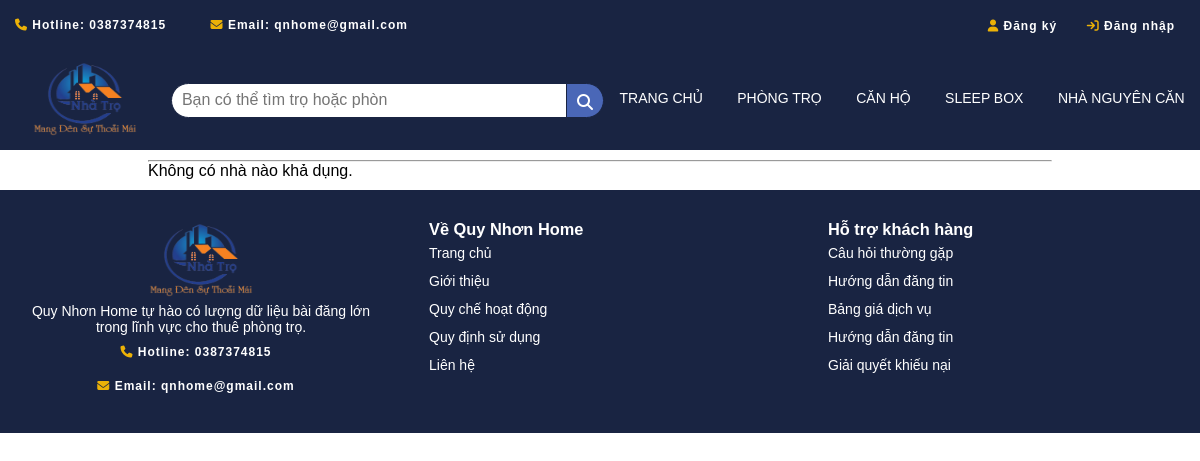
The app's page /trangdanhsachnhanguyencan.php, older data.
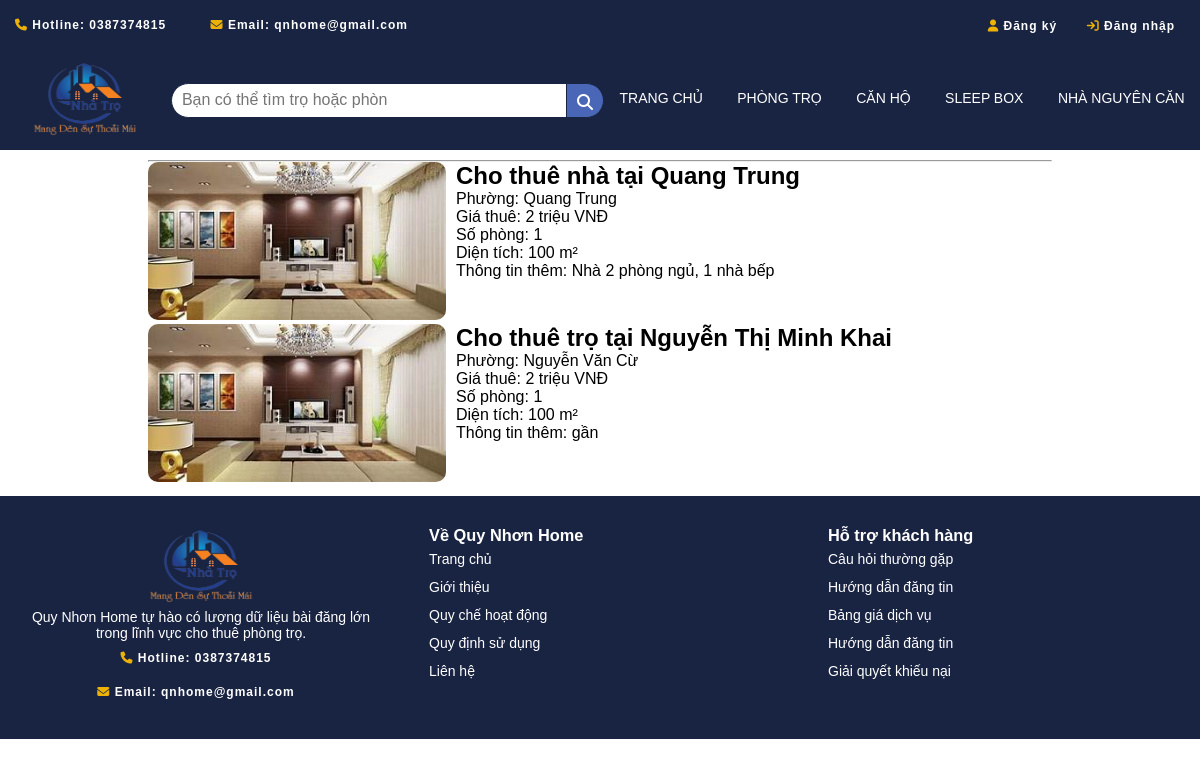
The same page, newer data.
### tables this page shows
CREATE TABLE IF NOT EXISTS `phongtro` (
  `Id_PhongTro` int(11) NOT NULL AUTO_INCREMENT,
  `TieuDe` text DEFAULT NULL,
  `LoaiHinhChoThue` text DEFAULT NULL,
  `HinhAnh` text DEFAULT NULL,
  `DiaChiCuThe` text DEFAULT NULL,
  `Phuong` text DEFAULT NULL,
  `Gia` text DEFAULT NULL,
  `DienTich` int(11) DEFAULT NULL,
  `SoPhong` int(11) DEFAULT NULL,
  `MoTa` text DEFAULT NULL,
  `Id_DanhMuc` int(11) DEFAULT NULL,
  `Id_User` int(11) DEFAULT NULL,
  `status` enum('pending','approved','rejected') NOT NULL,
  `full_text_search_column` text GENERATED ALWAYS AS (concat_ws(' ',`TieuDe`,`Phuong`,`Gia`,`SoPhong`,`DienTich`,`MoTa`)) STORED,
  `ThoiGianDang` datetime DEFAULT NULL,
  PRIMARY KEY (`Id_PhongTro`),
  KEY `Id_DanhMuc` (`Id_DanhMuc`),
  KEY `Id_User` (`Id_User`)
);

### trangdanhsachnhanguyencan.php (the view, shortened to what this page needs)
<!DOCTYPE html>
<html lang="en">
<head>
    <link rel="stylesheet" href="/css/trangdanhsachphongtro.css" />
    <link rel="stylesheet" href="https://cdnjs.cloudflare.com/ajax/libs/font-awesome/6.4.0/css/all.min.css" />
</head>
<body>
    <?php
    require 'layout/header.php';
    ?>
    <div class="main">
        <hr width="100%">
        <div class="thanhphan">
            <?php
            $kn = mysqli_connect("localhost", "root", "", "webtimtro") or die("Không kết nối được");
            mysqli_set_charset($kn, "utf8mb4");
            $caulenh = "SELECT phongtro.* FROM phongtro
            INNER JOIN danhmuc ON phongtro.Id_DanhMuc = danhmuc.Id_DanhMuc
            WHERE danhmuc.TenDanhMuc = 'Nhà nguyên căn' and phongtro.status='approved'";
            $kq = mysqli_query($kn, $caulenh);
            $hasResults = false;
            while ($row = mysqli_fetch_array($kq)) {
                $hasResults = true;
                $id_pt = $row["Id_PhongTro"];
                echo "<div class='tongquat'>
                    <a href='trangphongchitiet.php?id=$id_pt'>
                        <div class='noidung'>
                            <div class='left'>
                                <img src='/process/" . $row["HinhAnh"] . "' alt='hinhanh'/>
                            </div>
                            <div class='right'>
                                <h2>" . $row["TieuDe"] . "</h2>
                                <p>Phường: " . $row["Phuong"] . "</p>
                                <p>Giá thuê: " . $row["Gia"] . " VNĐ</p>
                                <p>Số phòng: " . $row["SoPhong"] . "</p>
                                <p>Diện tích: " . $row["DienTich"] . " m²</p>
                                <p>Thông tin thêm: " . $row["MoTa"] . "</p>
                            </div>
                        </div>
                    </a>
                </div>";
            }
            if (!$hasResults) {
                echo "<p>Không có nhà nào khả dụng.</p>";
            }
            ?>
        </div>
    </div>
    <?php
     require 'layout/footer.php';
    ?>
</body>
</html>

### layout/header.php (shortened to what this page needs)
<head>
    <link rel="stylesheet" href="/css/header.css" />
    <link rel="stylesheet" href="https://cdnjs.cloudflare.com/ajax/libs/font-awesome/6.4.0/css/all.min.css" />
</head>
<div id="header">
    <div class="header-top">
        <div class="information">
            <div>
                <i class="fa fa-phone" aria-hidden="true" class="icon"></i>
                <a href="tel:+84387374815"> Hotline: 0387374815</a>
            </div>
            <div>
                <i class="fa fa-envelope" aria-hidden="true" class="icon"></i>
                <a href="mailto:qnhome@gmail.com"> Email: qnhome@gmail.com</a>
            </div>
        </div>
        <?php
        if (isset($_SESSION["ten"])) {
            $conn = mysqli_connect("localhost", "root", "", "webtimtro") or die("Không thể kết nối");
            mysqli_set_charset($conn, "utf8");
            mysqli_set_charset($conn, "utf8mb4");
            $sql = "select * from users";
            $result = mysqli_query($conn, $sql);
            if (mysqli_num_rows($result)) {
                $row = mysqli_fetch_array($result);
                echo '<div class="header-right">
                    <div class="account" id="account" >
                    Hii,  ' . $_SESSION['ten'] . ' !
                    <div class="account-content-container">
                        <div class="account-content">
                            <a href="profile.php?id=' . $_SESSION['id'] . '"><i class="fa fa-user-circle-o" aria-hidden="true"></i>Hồ sơ của bạn</a> </br>
                            <hr>
                            <a href="logout.php" id="logout">  <i class="fa fa-sign-out" aria-hidden="true"></i>Đăng xuất</a>
                        </div>
                    </div>
                 </div>
                 <div id="dangbai"><a href="dangbai.php">Đăng Bài</a></div>
                 </div>';
            }
        }
        else {
            echo '
        <div class="user-control">
            <ul>
                <li>
                    <i class="fa fa-user" aria-hidden="true"></i><a href="Signup.php"> Đăng ký</a>
                </li>
                <li>
                    <i class="fa fa-sign-in" aria-hidden="true"><a href="Login.php"> Đăng nhập</a></i>
                </li>
            </ul>
        </div>
		    ';
        }
        ?>
    </div>
    <div class="menu">
        <div class="logo">
            <a href="trangchu.php"><img src="/images/homelogo.png" alt="logo" /></a>
        </div>
        <div class="search">
            <form class="search" action="timkiem.php" method="GET">
                <input type="text" name="search" id="search" placeholder="">
                <button type="submit" name="submit"><i class="fa fa-search"></i></button>
            </form>
        </div>
        <div class="list-menu">
            <div class="child"><a href="trangchu.php">TRANG CHỦ</a></div>
            <div class="child"><a href="trangdanhsachphongtro.php">PHÒNG TRỌ</a></div>
            <div class="child"><a href="trangdanhsachcanho.php">CĂN HỘ</a></div>
            <div class="child"><a href="trangdanhsachsleepbox.php">SLEEP BOX</a></div>
            <div class="child"><a href="trangdanhsachnhanguyencan.php">NHÀ NGUYÊN CĂN</a></div>
        </div>
    </div>
</div>

### layout/footer.php (shortened to what this page needs)
<head>
    <link rel="stylesheet" href="/css/footer.css" />
    <link rel="stylesheet" href="https://cdnjs.cloudflare.com/ajax/libs/font-awesome/6.4.0/css/all.min.css" />
</head>
<footer>
    <div class="footer-first-content">
        <div class="logo">
            <a href="trangchu.html"><img src="images/homelogo.png" alt="logo" /></a>
        </div>
        <span>Quy Nhơn Home tự hào có lượng dữ liệu bài đăng lớn trong lĩnh vực
            cho thuê phòng trọ.</span>
        <div class="information">
            <div id="infor">
                <i class="fa fa-phone" aria-hidden="true" class="icon"></i>
                <a href="tel:+84387374815"> Hotline: 0387374815</a>
            </div>
            <div id="infor">
                <i class="fa fa-envelope" aria-hidden="true" class="icon"></i>
                <a href="mailto:qnhome@gmail.com"> Email: qnhome@gmail.com</a>
            </div>
        </div>
    </div>
    <div class="footer-col">
        <h3>Về Quy Nhơn Home</h3>
        <ul>
            <li><a href="trangchu.html"></a>Trang chủ</li>
            <li><a href="#gioithieu"></a>Giới thiệu</li>
            <li><a href="#quyche"></a>Quy chế hoạt động</li>
            <li><a href="#quydinh"></a>Quy định sử dụng</li>
            <li><a href="#lienhe"></a>Liên hệ</li>
        </ul>
    </div>
    <div class="footer-col">
        <h3>Hỗ trợ khách hàng</h3>
        <ul>
            <li><a href="#cauhoithuonggap"></a>Câu hỏi thường gặp</li>
            <li><a href="#hddk"></a>Hướng dẫn đăng tin</li>
            <li><a href="#banggiadv"></a>Bảng giá dịch vụ</li>
            <li><a href="#hddangtin"></a>Hướng dẫn đăng tin</li>
            <li><a href="#giaiquyet"></a>Giải quyết khiếu nại</li>
        </ul>
    </div>
</footer>

### css/trangdanhsachphongtro.css (style rules this page uses)
* { box-sizing: border-box; outline: 0; font-family: 'Quicksand', sans-serif; margin: 0; }
body { margin: 0; padding: 0; }
.main { width: 77%; border: 1px none #b2b0b0; padding: 10px; margin: auto; }
.thanhphan { width: 100%; }
.tongquat a { color: black; text-decoration: none; }
.tongquat img { border-radius: 10px; overflow: hidden; }
.noidung { display: flex; }
.left { flex: 1; margin-right: 10px; }
.left img { width: 100%; height: auto; }
.right { flex: 2; }

### css/header.css (style rules this page uses)
#header { width: 100%; height: 150px; }
.header-top { width: 100%; height: 50px; background-color: #192442; display: flex; align-items: center; justify-content: space-between; }
.information div { display: flex; align-items: center; margin: 10px 0; animation: moveRight 2s infinite; }
.information div { display: inline-block; margin-right: 25px; margin-left: 15px; font-size: 12px; letter-spacing: 1px; color: #ecb207; }
.information div a { color: #fff; font-weight: 700; text-decoration: none; }
.user-control li { display: inline-block; margin-right: 25px; font-size: 12px; letter-spacing: 1px; color: #ecb207; }
.user-control li a { color: #fff; font-weight: 700; text-decoration: none; }
.logo img { width: 140px; height: 80px; }
.menu { width: 100%; height: 100px; background-color: #192442; display: flex; align-items: center; justify-content: space-around; position: sticky; top: 0; z-index: 12; }
.search { display: flex; align-items: center; }
input[type="text"] { border-radius: 20px 0 0 20px; width: 400px; }
.search input[type="text"], button[type="submit"] { display: inline-block; height: 35px; padding: 0 10px; box-sizing: border-box; border: 1px solid #192442; font-size: 16px; line-height: 38px; vertical-align: middle; margin: 0; }
button[type="submit"] { background-color: #4a67b7; color: #fff; cursor: pointer; transition: background-color 0.4s ease; margin-left: -5px; border-radius: 0 20px 20px 0; }
.menu .list-menu .child { font-style: inherit; display: inline-block; cursor: pointer; }
.menu a { float: left; display: block; color: #fff; text-align: center; padding: 15px; text-decoration: none; font-size: 14px; }

### css/footer.css (style rules this page uses)
footer { width: 100%; padding: 30px; background-color: #192442; color: #fff; font-size: 14px; display: flex; text-align: left; justify-content: space-between; }
.footer-first-content { width: 30%; text-align: center; }
.footer-col { width: 30%; }
.footer-col li { list-style: none; line-height: 2; }
.footer-col ul { padding: 0; }

Row changes from the older to the newer data that the page shows:
added phongtro: HinhAnh (picture), TieuDe "Cho thuê nhà tại Quang Trung", Phuong "Quang Trung", Gia "2 triệu", SoPhong "1", DienTich "100", MoTa "Nhà 2 phòng ngủ, 1 nhà bếp"
added phongtro: HinhAnh (picture), TieuDe "Cho thuê trọ tại Nguyễn Thị Minh Khai", Phuong "Nguyễn Văn Cừ", Gia "2 triệu", SoPhong "1", DienTich "100", MoTa "gần"
Text that changed along with them:
text no longer shown: "Không có nhà nào khả dụng."
